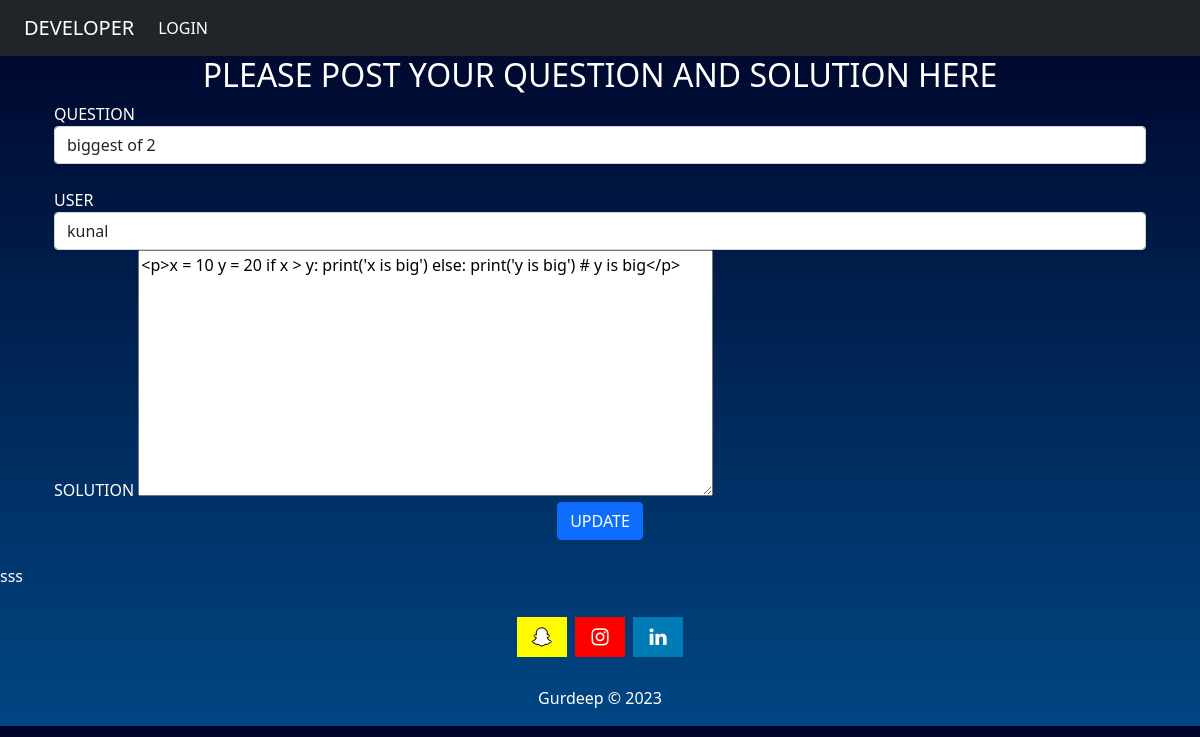
/s/update9, run on the app's committed database.
### student_app/models.py (models this page shows, shortened)
class student_question(models.Model):
    permission = models.BooleanField(default=False)
    question = models.CharField(max_length=255)
    Program = RichTextField(blank=True, null=True)
    upload_by = models.CharField(max_length=255)

### student_app/views.py (the view)
# urls.py: path('update<int:id>', views.update, name='update'),
def update(request, id):
    data = student_question.objects.get(id=id)
    try:
        if request.method == "POST":
            question = request.POST['question']
            program = request.POST['program']
            upload_by = request.user
            data = student_question(
                id=id, question=question, Program=program, upload_by=upload_by)
            data.save()
            return redirect('stushow')
    except Exception as e:
        return e
    return render(request, 'student_update_data.html', {'data': data})

### templates/student_update_data.html (shortened to what this page needs)
{% extends 'base.html' %}
{% block content %}
{% load crispy_forms_tags %}
<div class="container">
    <h2 class="text-center">PLEASE POST YOUR QUESTION AND SOLUTION HERE </h2>
    <form action="" method="post">
        <label for="">QUESTION</label>
        <input type="text" name="question" class="form-control"  value="{{data.question}}"  placeholder="ENTER QUESTION HERE"><br>
                <label for="">USER</label>
        <input type="text" name="user" class="form-control"  value="{{data.upload_by}}"<br>
        <label for="">SOLUTION</label>
        <textarea name="program" class="ckeditor"  cols="60" rows="10">
{{data.Program|safe}}
        </textarea><br>
        <div class="text-center">
            <input type="submit" value="UPDATE" class="btn btn-primary">
        </div><br>
    </form>
</div>sss
{% load static %}
{% endblock %}

### templates/base.html (style rules this page uses)
body { background: linear-gradient(to bottom, #000428, #004683); color: white; }

### data on the page
student_question: question "biggest of 2", user "kunal", program "<p>x = 10 y = 20 if x > y: print('x is big') else: print('y is big') # y is big</p>"
